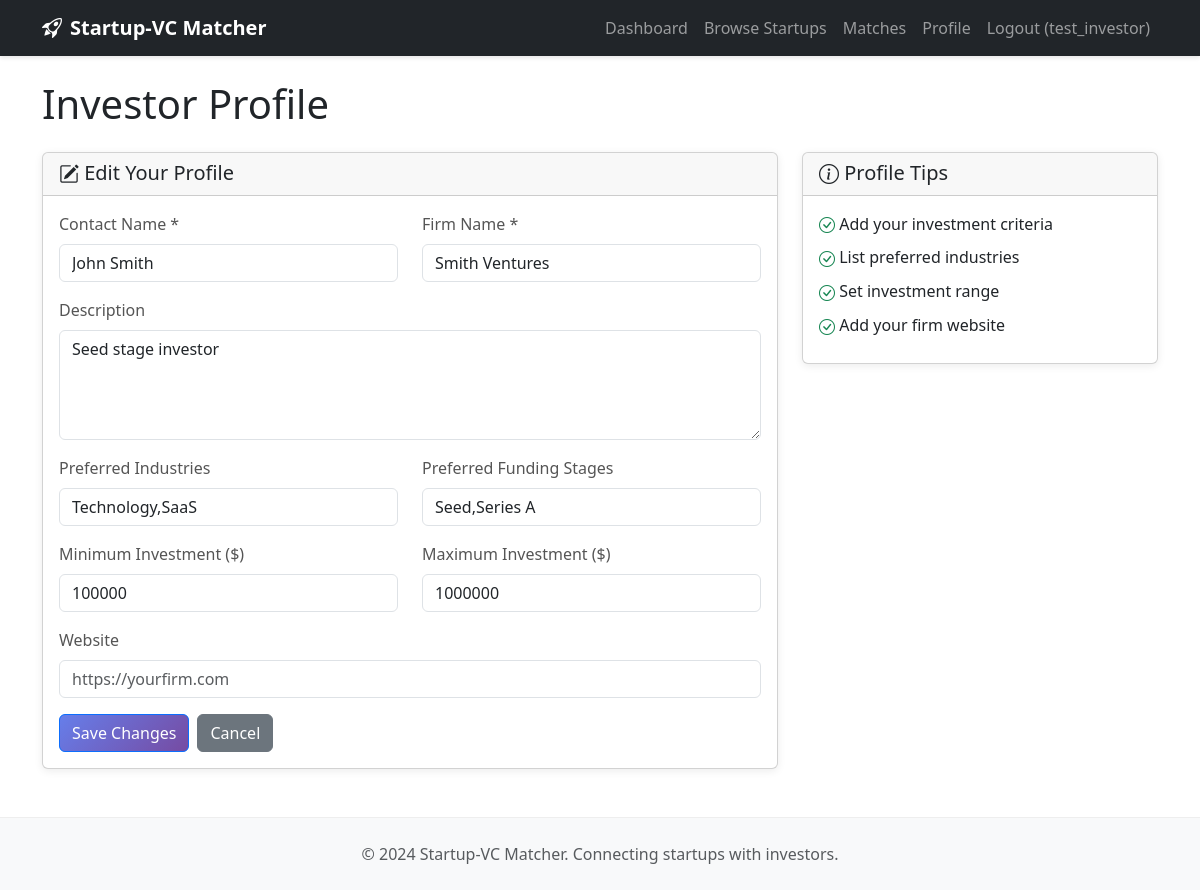
The page /investor/profile (signed in) on the database its author committed.
### tables this page shows
CREATE TABLE investors (
            id INTEGER PRIMARY KEY AUTOINCREMENT,
            user_id INTEGER NOT NULL,
            name TEXT NOT NULL,
            firm_name TEXT,
            description TEXT,
            preferred_industries TEXT,
            preferred_stages TEXT,
            min_investment INTEGER,
            max_investment INTEGER,
            website TEXT,
            created_at TIMESTAMP DEFAULT CURRENT_TIMESTAMP,
            FOREIGN KEY (user_id) REFERENCES users (id)
        );

### app.py (the view, shortened to what this page needs)
@app.route('/investor/profile', methods=['GET', 'POST'])
@login_required
def investor_profile():
    if session.get('user_type') != 'investor':
        return redirect(url_for('index'))
    db = get_db()
    investor = db.execute(
        'SELECT * FROM investors WHERE user_id = ?',
        (session['user_id'],)
    ).fetchone()
    return render_template('investor_profile.html', investor=investor)

### app.py (called while the page is built)
def get_db():
    db = getattr(g, '_database', None)
    if db is None:
        db = g._database = sqlite3.connect(DATABASE)
        db.row_factory = sqlite3.Row
    return db

@app.teardown_appcontext
def close_connection(exception):
    db = getattr(g, '_database', None)
    if db is not None:
        db.close()

def is_session_valid():
    return (
        session.get('user_id') is not None and
        session.get('username') is not None and
        session.get('user_type') in ('startup', 'investor')
    )

def login_required(f):
    @wraps(f)
    def decorated_function(*args, **kwargs):
        if not is_session_valid():
            session.clear()
            flash('Session expired. Please log in again.', 'error')
            return redirect(url_for('login'))
        return f(*args, **kwargs)
    return decorated_function

### templates/investor_profile.html (shortened to what this page needs)
{% extends "base.html" %}
{% block content %}
<div class="row">
    <div class="col-12">
        <h1 class="mb-4">Investor Profile</h1>
    </div>
</div>
<div class="row">
    <div class="col-lg-8">
        <div class="card">
            <div class="card-header">
                <h5 class="mb-0"><i class="bi bi-pencil-square"></i> Edit Your Profile</h5>
            </div>
            <div class="card-body">
                <form method="POST" action="{{ url_for('investor_profile') }}">
                    <div class="row mb-3">
                        <div class="col-md-6">
                            <label for="name" class="form-label">Contact Name *</label>
                            <input type="text" class="form-control" id="name" name="name" value="{{ investor.name if investor else '' }}" required>
                        </div>
                        <div class="col-md-6">
                            <label for="firm_name" class="form-label">Firm Name *</label>
                            <input type="text" class="form-control" id="firm_name" name="firm_name" value="{{ investor.firm_name if investor else '' }}" required>
                        </div>
                    </div>
                    <div class="mb-3">
                        <label for="description" class="form-label">Description</label>
                        <textarea class="form-control" id="description" name="description" rows="4" placeholder="Describe your investment focus, experience, and what you're looking for...">{{ investor.description if investor and investor.description else '' }}</textarea>
                    </div>
                    <div class="row mb-3">
                        <div class="col-md-6">
                            <label for="preferred_industries" class="form-label">Preferred Industries</label>
                            <input type="text" class="form-control" id="preferred_industries" name="preferred_industries" value="{{ investor.preferred_industries if investor and investor.preferred_industries else '' }}" placeholder="e.g., Technology, Healthcare, AI/ML">
                        </div>
                        <div class="col-md-6">
                            <label for="preferred_stages" class="form-label">Preferred Funding Stages</label>
                            <input type="text" class="form-control" id="preferred_stages" name="preferred_stages" value="{{ investor.preferred_stages if investor and investor.preferred_stages else '' }}" placeholder="e.g., Seed, Series A">
                        </div>
                    </div>
                    <div class="row mb-3">
                        <div class="col-md-6">
                            <label for="min_investment" class="form-label">Minimum Investment ($)</label>
                            <input type="number" class="form-control" id="min_investment" name="min_investment" value="{{ investor.min_investment if investor and investor.min_investment else '' }}" placeholder="e.g., 50000">
                        </div>
                        <div class="col-md-6">
                            <label for="max_investment" class="form-label">Maximum Investment ($)</label>
                            <input type="number" class="form-control" id="max_investment" name="max_investment" value="{{ investor.max_investment if investor and investor.max_investment else '' }}" placeholder="e.g., 500000">
                        </div>
                    </div>
                    <div class="mb-3">
                        <label for="website" class="form-label">Website</label>
                        <input type="url" class="form-control" id="website" name="website" value="{{ investor.website if investor and investor.website else '' }}" placeholder="https://yourfirm.com">
                    </div>
                    <div class="d-flex gap-2">
                        <button type="submit" class="btn btn-primary">Save Changes</button>
                        <a href="{{ url_for('investor_dashboard') }}" class="btn btn-secondary">Cancel</a>
                    </div>
                </form>
            </div>
        </div>
    </div>
    <div class="col-lg-4">
        <div class="card">
            <div class="card-header">
                <h5 class="mb-0"><i class="bi bi-info-circle"></i> Profile Tips</h5>
            </div>
            <div class="card-body">
                <ul class="list-unstyled mb-0">
                    <li class="mb-2"><i class="bi bi-check-circle text-success"></i> Add your investment criteria</li>
                    <li class="mb-2"><i class="bi bi-check-circle text-success"></i> List preferred industries</li>
                    <li class="mb-2"><i class="bi bi-check-circle text-success"></i> Set investment range</li>
                    <li class="mb-2"><i class="bi bi-check-circle text-success"></i> Add your firm website</li>
                </ul>
            </div>
        </div>
    </div>
</div>
{% endblock %}

### templates/base.html (shortened to what this page needs)
<!DOCTYPE html>
<html lang="en">
<head>
    <link rel="stylesheet" href="{{ url_for('static', filename='css/style.css') }}">
    <link href="https://cdn.jsdelivr.net/npm/bootstrap@5.3.0/dist/css/bootstrap.min.css" rel="stylesheet">
    <link rel="stylesheet" href="https://cdn.jsdelivr.net/npm/bootstrap-icons@1.11.0/font/bootstrap-icons.css">
</head>
<body>
    <nav class="navbar navbar-expand-lg navbar-dark bg-dark">
        <div class="container">
            <a class="navbar-brand" href="{{ url_for('index') }}">
                <i class="bi bi-rocket-takeoff"></i> Startup-VC Matcher
            </a>
            <div class="collapse navbar-collapse" id="navbarNav">
                <ul class="navbar-nav ms-auto">
                    {% if session.get('user_id') %}
                        {% if session.get('user_type') == 'startup' %}
                            <li class="nav-item">
                                <a class="nav-link" href="{{ url_for('startup_dashboard') }}">Dashboard</a>
                            </li>
                            <li class="nav-item">
                                <a class="nav-link" href="{{ url_for('startup_browse_investors') }}">Browse Investors</a>
                            </li>
                            <li class="nav-item">
                                <a class="nav-link" href="{{ url_for('startup_matches') }}">Matches</a>
                            </li>
                            <li class="nav-item">
                                <a class="nav-link" href="{{ url_for('startup_profile') }}">Profile</a>
                            </li>
                        {% else %}
                            <li class="nav-item">
                                <a class="nav-link" href="{{ url_for('investor_dashboard') }}">Dashboard</a>
                            </li>
                            <li class="nav-item">
                                <a class="nav-link" href="{{ url_for('investor_browse_startups') }}">Browse Startups</a>
                            </li>
                            <li class="nav-item">
                                <a class="nav-link" href="{{ url_for('investor_matches') }}">Matches</a>
                            </li>
                            <li class="nav-item">
                                <a class="nav-link" href="{{ url_for('investor_profile') }}">Profile</a>
                            </li>
                        {% endif %}
                        <li class="nav-item">
                            <a class="nav-link" href="{{ url_for('logout') }}">Logout ({{ session.get('username') }})</a>
                        </li>
                    {% endif %}
                </ul>
            </div>
        </div>
    </nav>
    <div class="container mt-4">
        {% block content %}{% endblock %}
    </div>
    <footer class="bg-light mt-5 py-4">
        <div class="container text-center">
            <p class="text-muted mb-0">© 2024 Startup-VC Matcher. Connecting startups with investors.</p>
        </div>
    </footer>
</body>
</html>

### static/css/style.css (style rules this page uses)
:root { --primary-color: #667eea; --secondary-color: #764ba2; --success-color: #28a745; --warning-color: #ffc107; --danger-color: #dc3545; --info-color: #17a2b8; --light-bg: #f8f9fa; --dark-bg: #343a40; }
* { margin: 0; padding: 0; box-sizing: border-box; }
body { font-family: -apple-system, BlinkMacSystemFont, 'Segoe UI', Roboto, 'Helvetica Neue', Arial, sans-serif; line-height: 1.6; color: #333; background-color: #fff; min-height: 100vh; display: flex; flex-direction: column; }
.container { max-width: 1200px; margin: 0 auto; padding: 0 15px; }
.navbar { padding: 1rem 0; box-shadow: 0 2px 4px rgba(0,0,0,0.1); }
.navbar-brand { font-weight: 700; font-size: 1.5rem; display: flex; align-items: center; gap: 0.5rem; }
.navbar-nav .nav-link { font-weight: 500; padding: 0.5rem 1rem; transition: color 0.3s ease; }
.card { border: none; border-radius: 10px; box-shadow: 0 2px 8px rgba(0,0,0,0.08); transition: transform 0.3s ease, box-shadow 0.3s ease; }
.card-header { background-color: #fff; border-bottom: 1px solid #eee; font-weight: 600; }
.btn { border-radius: 6px; padding: 0.5rem 1.25rem; font-weight: 500; transition: all 0.3s ease; }
.btn-primary { background: linear-gradient(135deg, var(--primary-color), var(--secondary-color)); border: none; }
.form-control, .form-select { border-radius: 6px; border: 1px solid #ddd; padding: 0.625rem 0.875rem; transition: border-color 0.3s ease, box-shadow 0.3s ease; }
.form-label { font-weight: 500; color: #555; margin-bottom: 0.5rem; }
footer { margin-top: auto; border-top: 1px solid #eee; }
.text-success { color: var(--success-color) !important; }
.bi { vertical-align: middle; }

### rows shown on the page
investors: name "John Smith", firm_name "Smith Ventures", description "Seed stage investor", preferred_industries "Technology,SaaS", preferred_stages "Seed,Series A", min_investment "100000", max_investment "1000000"

### other values the page prints
{{ session.get('username') }} "test_investor"
